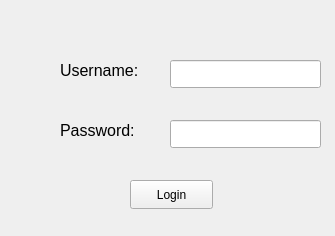
<?xml version="1.0" encoding="UTF-8"?>
<ui version="4.0">
 <class>Form</class>
 <widget class="QWidget" name="Form">
  <property name="geometry">
   <rect>
    <x>0</x>
    <y>0</y>
    <width>335</width>
    <height>236</height>
   </rect>
  </property>
  <property name="windowTitle">
   <string>Form</string>
  </property>
  <widget class="QPushButton" name="pushButton">
   <property name="geometry">
    <rect>
     <x>130</x>
     <y>180</y>
     <width>83</width>
     <height>29</height>
    </rect>
   </property>
   <property name="text">
    <string>Login</string>
   </property>
  </widget>
  <widget class="QLabel" name="label">
   <property name="geometry">
    <rect>
     <x>60</x>
     <y>60</y>
     <width>101</width>
     <height>21</height>
    </rect>
   </property>
   <property name="font">
    <font>
     <pointsize>12</pointsize>
    </font>
   </property>
   <property name="text">
    <string>Username:</string>
   </property>
  </widget>
  <widget class="QLineEdit" name="lineEdit">
   <property name="geometry">
    <rect>
     <x>170</x>
     <y>60</y>
     <width>151</width>
     <height>28</height>
    </rect>
   </property>
  </widget>
  <widget class="QLineEdit" name="lineEdit_2">
   <property name="geometry">
    <rect>
     <x>170</x>
     <y>120</y>
     <width>151</width>
     <height>28</height>
    </rect>
   </property>
   <property name="text">
    <string/>
   </property>
  </widget>
  <widget class="QLabel" name="label_2">
   <property name="geometry">
    <rect>
     <x>60</x>
     <y>120</y>
     <width>91</width>
     <height>21</height>
    </rect>
   </property>
   <property name="font">
    <font>
     <pointsize>12</pointsize>
    </font>
   </property>
   <property name="text">
    <string>Password:</string>
   </property>
  </widget>
 </widget>
 <resources/>
 <connections/>
</ui>
